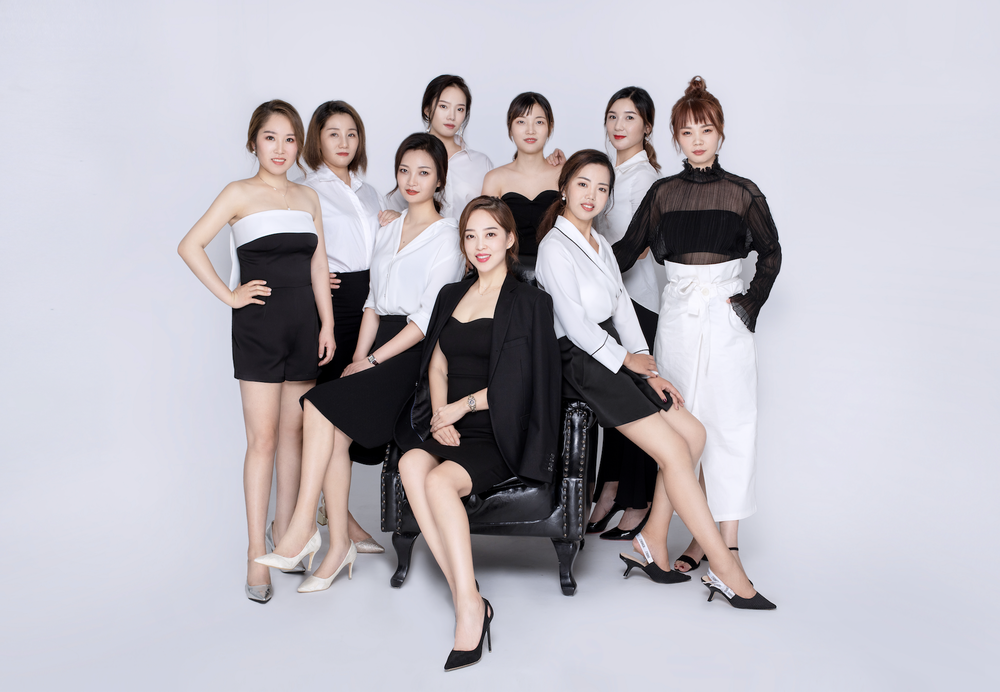
%> input picture MATLAB小作业/face2/face2/16.png, 1000 x 692 px, shrunk from 1944 x 1346 before the run
$ octave facerec.m   (GNU Octave 9; MATLAB toolbox functions it lacks are replaced by stand-ins)
%> lines starting %> are read from the running program, lines starting %| are printed output that depends on the picture; in (x1, y1, x2, y2) boxes, pixels count from 0 and x2, y2 are one past the last pixel; in counts of white or black regions, pixels touching at a corner belong together; the program's own positions count from 1
clear,clc

%%%%%%%%%%%%%%%%%%%%%%%%%%%%%%%%%%%%%%%%%%%%%%%%%%%%%%%%%%%%%%%%%%%%%%%%%%%%%%%%%%%%%%%%%%%%
%            不适用教科书上的传统方法进行人脸检测，转而使用vision类的预训练模型进行人脸识别     %               %
%%%%%%%%%%%%%%%%%%%%%%%%%%%%%%%%%%%%%%%%%%%%%%%%%%%%%%%%%%%%%%%%%%%%%%%%%%%%%%%%%%%%%%%%%%%%

% 读取输入图像
inputImage = imread('16.png'); % 请替换为实际的图像文件路径
%> inputImage is the input picture: size 692x1000x3 uint8; mean R, G, B 187.4, 184.2, 192.1
figure;imshow(inputImage);title("原图")
%转化为灰度图像
inputImage = rgb2gray(inputImage);
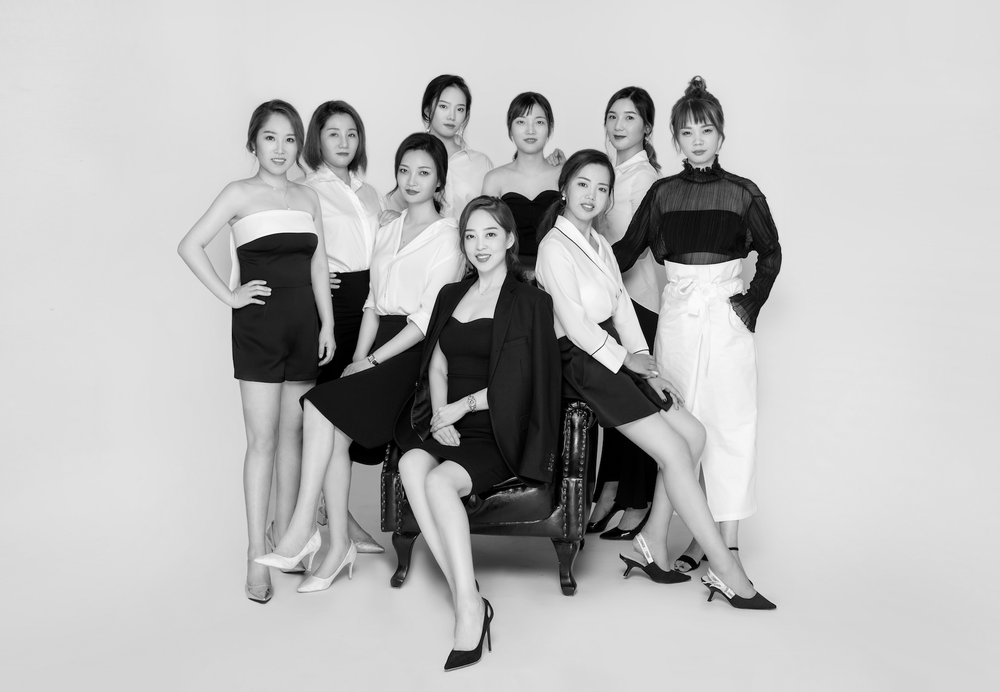
%> inputImage: size 692x1000 uint8; min 0, max 255, mean 186
figure;imshow(inputImage);title("灰度图像")
% 增强对比度
inputImage = imadjust(inputImage);
figure;imshow(inputImage);title("增强对比度")
% 去噪声处理
inputImage = medfilt2(inputImage, [3 3]);
figure;imshow(inputImage);title("降噪")

% 创建一个人脸检测器
faceDetector = vision.CascadeObjectDetector();
faceDetector.MinSize = [30 30]; % 调整最小检测尺寸
faceDetector.ScaleFactor = 1.3; % 调整检测尺度因子

% 检测图像中的人脸
bbox = step(faceDetector, inputImage);
%> bbox = [254 120 53 53; 320 117 48 48; 389 154 51 51; 430 91 46 46; 456 217 54 54; 507 105 48 48; 564 166 54 54; 600 102 45 45; 674 115 49 49]

% 绘制检测到的人脸区域
IFaces = insertObjectAnnotation(inputImage, 'rectangle', bbox, 'face');
figure;
imshow(IFaces);
title('成功识别的人脸');

%%%%%%%%%%%%%%%%%%%%%%%%%%%%%%%%%%%%%%%%%%%%%%%%%%%%%%%%%%%%%%%%%%%%%%%%%%%%
%            现在在图中截取一个人脸，使用传统方法进行人脸识别               %
%%%%%%%%%%%%%%%%%%%%%%%%%%%%%%%%%%%%%%%%%%%%%%%%%%%%%%%%%%%%%%%%%%%%%%%%%%%%

% 读取大图和模板图像
% 读取图像
largeImage = imread('16.png'); % 替换为实际大图路径
templateImage = imread('17.png'); % 替换为实际模板图像路径
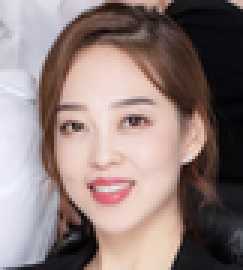
%> input picture MATLAB小作业/face2/face2/17.png, 81 x 90 px, shrunk from 157 x 174 before the run (shown 3 times larger)
%> templateImage is the input picture: size 90x81x3 uint8; mean R, G, B 143.5, 125.4, 122.6

% 创建一个新的图形窗口
figure;

% 显示原图
subplot(1, 3, [1,2]); % 创建 1 行 2 列的子图，选择第 1 个子图
imshow(largeImage); % 显示大图
title('原图');

% 显示模板图像
subplot(1, 3, 3); % 选择第 2 个子图
imshow(templateImage); % 显示模板图像
title('模板图像');

% 调整图像显示窗口的大小和布局（可选）
set(gcf, 'Position', [100, 100, 800, 400]); % 设置图形窗口的大小
% 转换为灰度图像
largeImageGray = rgb2gray(largeImage);
templateImageGray = rgb2gray(templateImage);
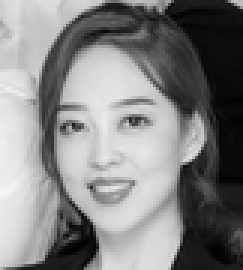
%> templateImageGray: size 90x81 uint8 (shown 3 times larger); min 0, max 245, mean 130.5

% 创建一个新的图形窗口
figure;

% 显示原图
subplot(1, 3, [1,2]); % 创建 1 行 2 列的子图，选择第 1 个子图
imshow(largeImageGray); % 显示大图
title('原图');

% 显示模板图像
subplot(1, 3, 3); % 选择第 2 个子图
imshow(templateImageGray); % 显示模板图像
title('模板图像');

% 调整图像显示窗口的大小和布局（可选）
set(gcf, 'Position', [100, 100, 800, 400]); % 设置图形窗口的大小

% 增强对比度
largeImageGray = imadjust(largeImageGray);
templateImageGray = imadjust(templateImageGray);
% 创建一个新的图形窗口
figure;

% 显示原图
subplot(1, 3, [1,2]); % 创建 1 行 2 列的子图，选择第 1 个子图
imshow(largeImageGray); % 显示大图
title('原图');

% 显示模板图像
subplot(1, 3, 3); % 选择第 2 个子图
imshow(templateImageGray); % 显示模板图像
title('模板图像');

% 调整图像显示窗口的大小和布局（可选）
set(gcf, 'Position', [100, 100, 800, 400]); % 设置图形窗口的大小
% 去噪声处理
largeImageGray = medfilt2(largeImageGray, [3 3]);
templateImageGray = medfilt2(templateImageGray, [3 3]);
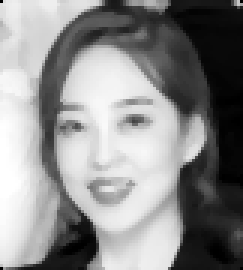
%> templateImageGray: size 90x81 uint8 (shown 3 times larger); min 0, max 255, mean 139
% 创建一个新的图形窗口
figure;

% 显示原图
subplot(1, 3, [1,2]); % 创建 1 行 2 列的子图，选择第 1 个子图
imshow(largeImageGray); % 显示大图
title('原图');

% 显示模板图像
subplot(1, 3, 3); % 选择第 2 个子图
imshow(templateImageGray); % 显示模板图像
title('模板图像');

% 调整图像显示窗口的大小和布局（可选）
set(gcf, 'Position', [100, 100, 800, 400]); % 设置图形窗口的大小
% 使用模板匹配进行匹配
correlationMap = normxcorr2(templateImageGray, largeImageGray);
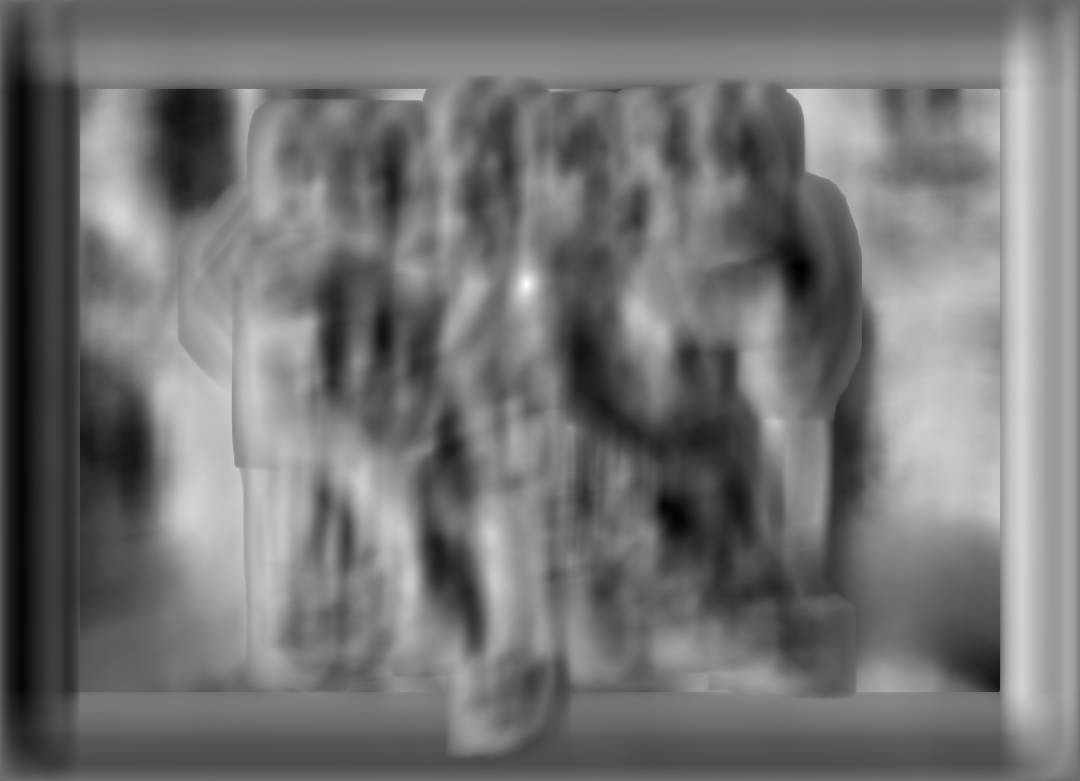
%> correlationMap: size 781x1080 double; min -0.744, max 0.991, mean 0.044; drawn with min black and max white

% 找到匹配位置
[maxCorr, maxIdx] = max(abs(correlationMap(:)));
%> maxCorr = 0.991; maxIdx = 411090
[y, x] = ind2sub(size(correlationMap), maxIdx);
%> y = 284; x = 527

% 获取匹配位置的坐标
yOffset = y - size(templateImageGray, 1);
%> yOffset = 194
xOffset = x - size(templateImageGray, 2);
%> xOffset = 446

% 在大图中标记匹配位置
outputImage = largeImage;
outputImage = insertShape(outputImage, 'Rectangle', [xOffset, yOffset, size(templateImageGray, 2), size(templateImageGray, 1)], 'Color', 'red', 'LineWidth', 2);
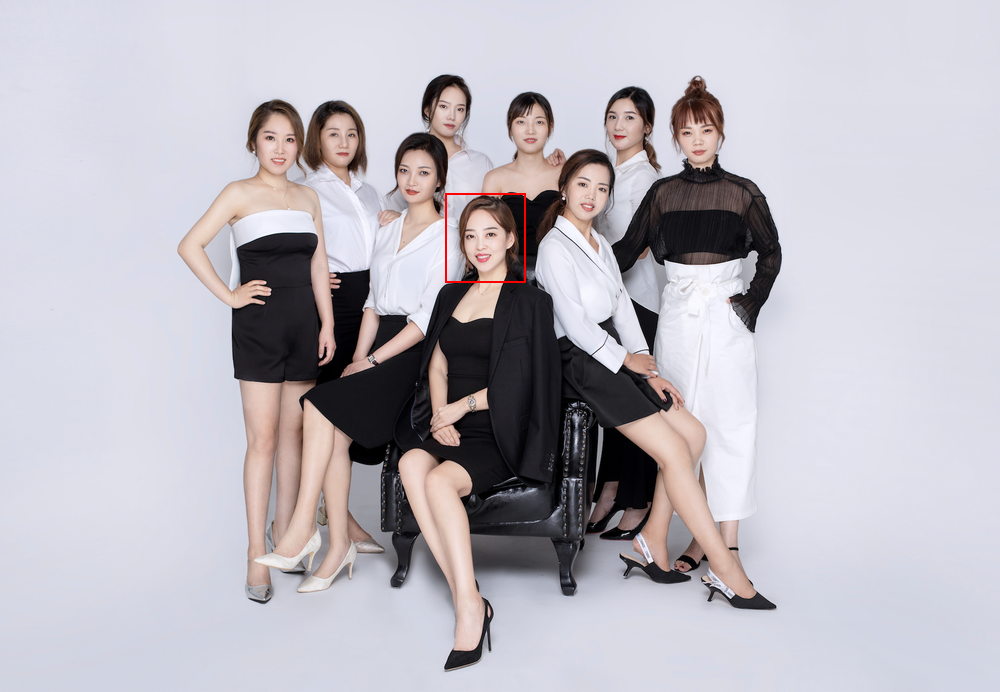
%> outputImage: size 692x1000x3 uint8; 0.1% of pixels changed, all inside (x1, y1, x2, y2) = (445, 193, 526, 283)

% 显示结果
% 创建一个新的图形窗口
figure;

% 显示原图
subplot(1, 3, [1,2]); % 创建 1 行 2 列的子图，选择第 1 个子图
imshow(outputImage); % 显示大图
title('原图');


% 显示模板图像
subplot(1, 3, 3); % 选择第 2 个子图
imshow(imread('17.png')); % 显示模板图像
title('模板图像');

% 调整图像显示窗口的大小和布局（可选）
set(gcf, 'Position', [100, 100, 800, 400]); % 设置图形窗口的大小
